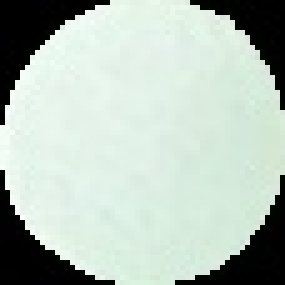
#> input picture 17.jpg, 57 x 57 px (shown 5 times larger)
$ python visualizecolors.py
#> lines starting #> are read from the running program, lines starting #| are printed output that depends on the picture
import cv2, numpy as np
from sklearn.cluster import KMeans

def visualize_colors(cluster, centroids):
    # Get the number of different clusters, create histogram, and normalize
    labels = np.arange(0, len(np.unique(cluster.labels_)) + 1)
    (hist, _) = np.histogram(cluster.labels_, bins = labels)
    hist = hist.astype("float")
    hist /= hist.sum()

    # Create frequency rect and iterate through each cluster's color and percentage
    rect = np.zeros((50, 300, 3), dtype=np.uint8)
    colors = sorted([(percent, color) for (percent, color) in zip(hist, centroids)])
    start = 0
    for (percent, color) in colors:
        print(color, "{:0.2f}%".format(percent * 100))
        end = start + (percent * 300)
        cv2.rectangle(rect, (int(start), 0), (int(end), 50), \
                      color.astype("uint8").tolist(), -1)
        start = end
    return rect

# Load image and convert to a list of pixels
image = cv2.imread('17.jpg')
#> image is the input picture: shape (57, 57, 3); mean B, G, R 182.8, 192.3, 178.9
image = cv2.cvtColor(image, cv2.COLOR_BGR2RGB)
reshape = image.reshape((image.shape[0] * image.shape[1], 3))

# Find and display most dominant colors
cluster = KMeans(n_clusters=2).fit(reshape)
visualize = visualize_colors(cluster, cluster.cluster_centers_)
#> after the loop in visualize_colors, `for (percent, color) in colors:`:
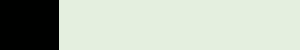
#> rect: shape (50, 300, 3); mean of channels 0, 1, 2 179.1, 192.2, 183.2; drawn as B, G, R
visualize = cv2.cvtColor(visualize, cv2.COLOR_RGB2BGR)
cv2.imshow('visualize', visualize)
cv2.waitKey()
